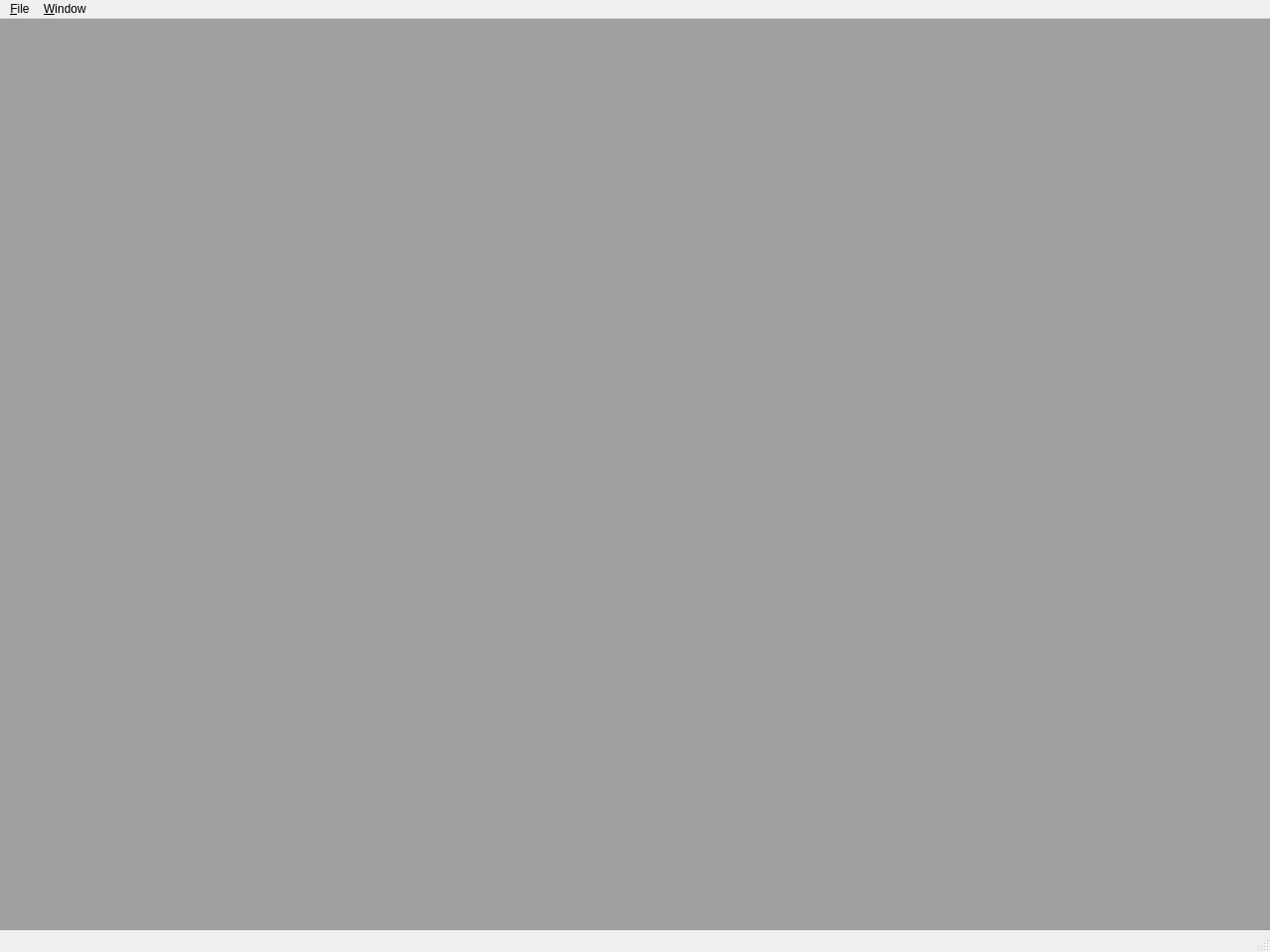
<?xml version="1.0" encoding="UTF-8"?>
<ui version="4.0">
 <class>MainWindow</class>
 <widget class="QMainWindow" name="MainWindow">
  <property name="geometry">
   <rect>
    <x>0</x>
    <y>0</y>
    <width>1280</width>
    <height>960</height>
   </rect>
  </property>
  <property name="windowTitle">
   <string>OTlab</string>
  </property>
  <widget class="QWidget" name="centralwidget">
   <layout class="QVBoxLayout" name="verticalLayout">
    <property name="margin">
     <number>0</number>
    </property>
    <item>
     <widget class="QMdiArea" name="mdiArea"/>
    </item>
   </layout>
  </widget>
  <widget class="QMenuBar" name="menubar">
   <property name="geometry">
    <rect>
     <x>0</x>
     <y>0</y>
     <width>1280</width>
     <height>26</height>
    </rect>
   </property>
   <widget class="QMenu" name="menuFile">
    <property name="title">
     <string>&amp;File</string>
    </property>
    <addaction name="actionAdd_user"/>
    <addaction name="separator"/>
    <addaction name="actionQuit"/>
   </widget>
   <widget class="QMenu" name="menuWindow">
    <property name="title">
     <string>&amp;Window</string>
    </property>
    <addaction name="actionClose"/>
    <addaction name="actionClose_all"/>
    <addaction name="separator"/>
    <addaction name="actionTile"/>
    <addaction name="actionCascade"/>
    <addaction name="separator"/>
    <addaction name="actionNext_window"/>
    <addaction name="actionPrevious_window"/>
   </widget>
   <addaction name="menuFile"/>
   <addaction name="menuWindow"/>
  </widget>
  <widget class="QStatusBar" name="statusbar"/>
  <action name="actionQuit">
   <property name="text">
    <string>&amp;Quit</string>
   </property>
  </action>
  <action name="actionClose">
   <property name="text">
    <string>&amp;Close</string>
   </property>
  </action>
  <action name="actionClose_all">
   <property name="text">
    <string>Close &amp;all</string>
   </property>
  </action>
  <action name="actionTile">
   <property name="text">
    <string>&amp;Tile</string>
   </property>
  </action>
  <action name="actionCascade">
   <property name="text">
    <string>Ca&amp;scade</string>
   </property>
  </action>
  <action name="actionArrange">
   <property name="text">
    <string>A&amp;rrange icons</string>
   </property>
  </action>
  <action name="actionNext_window">
   <property name="text">
    <string>&amp;Next window</string>
   </property>
  </action>
  <action name="actionPrevious_window">
   <property name="text">
    <string>&amp;Previous window</string>
   </property>
  </action>
  <action name="actionAdd_user">
   <property name="text">
    <string>&amp;Add user</string>
   </property>
  </action>
 </widget>
 <resources/>
 <connections>
  <connection>
   <sender>actionCascade</sender>
   <signal>triggered()</signal>
   <receiver>mdiArea</receiver>
   <slot>cascadeSubWindows()</slot>
   <hints>
    <hint type="sourcelabel">
     <x>-1</x>
     <y>-1</y>
    </hint>
    <hint type="destinationlabel">
     <x>431</x>
     <y>307</y>
    </hint>
   </hints>
  </connection>
  <connection>
   <sender>actionClose</sender>
   <signal>triggered()</signal>
   <receiver>mdiArea</receiver>
   <slot>closeActiveSubWindow()</slot>
   <hints>
    <hint type="sourcelabel">
     <x>-1</x>
     <y>-1</y>
    </hint>
    <hint type="destinationlabel">
     <x>431</x>
     <y>307</y>
    </hint>
   </hints>
  </connection>
  <connection>
   <sender>actionClose_all</sender>
   <signal>triggered()</signal>
   <receiver>mdiArea</receiver>
   <slot>closeAllSubWindows()</slot>
   <hints>
    <hint type="sourcelabel">
     <x>-1</x>
     <y>-1</y>
    </hint>
    <hint type="destinationlabel">
     <x>431</x>
     <y>307</y>
    </hint>
   </hints>
  </connection>
  <connection>
   <sender>actionTile</sender>
   <signal>triggered()</signal>
   <receiver>mdiArea</receiver>
   <slot>tileSubWindows()</slot>
   <hints>
    <hint type="sourcelabel">
     <x>-1</x>
     <y>-1</y>
    </hint>
    <hint type="destinationlabel">
     <x>431</x>
     <y>307</y>
    </hint>
   </hints>
  </connection>
  <connection>
   <sender>actionNext_window</sender>
   <signal>triggered()</signal>
   <receiver>mdiArea</receiver>
   <slot>activateNextSubWindow()</slot>
   <hints>
    <hint type="sourcelabel">
     <x>-1</x>
     <y>-1</y>
    </hint>
    <hint type="destinationlabel">
     <x>431</x>
     <y>307</y>
    </hint>
   </hints>
  </connection>
  <connection>
   <sender>actionPrevious_window</sender>
   <signal>triggered()</signal>
   <receiver>mdiArea</receiver>
   <slot>activatePreviousSubWindow()</slot>
   <hints>
    <hint type="sourcelabel">
     <x>-1</x>
     <y>-1</y>
    </hint>
    <hint type="destinationlabel">
     <x>431</x>
     <y>307</y>
    </hint>
   </hints>
  </connection>
  <connection>
   <sender>actionQuit</sender>
   <signal>triggered()</signal>
   <receiver>MainWindow</receiver>
   <slot>close()</slot>
   <hints>
    <hint type="sourcelabel">
     <x>-1</x>
     <y>-1</y>
    </hint>
    <hint type="destinationlabel">
     <x>431</x>
     <y>305</y>
    </hint>
   </hints>
  </connection>
 </connections>
</ui>
